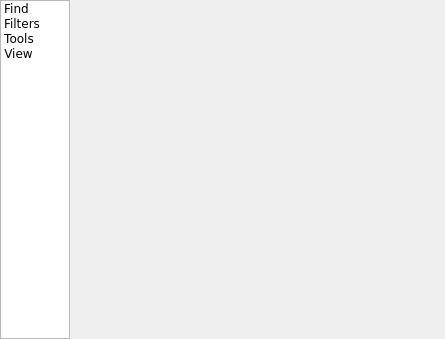
<?xml version="1.0" encoding="UTF-8"?>
<ui version="4.0">
 <class>SettingsGantt</class>
 <widget class="QDockWidget" name="SettingsGantt">
  <property name="geometry">
   <rect>
    <x>0</x>
    <y>0</y>
    <width>398</width>
    <height>339</height>
   </rect>
  </property>
  <property name="font">
   <font>
    <family>Verdana</family>
   </font>
  </property>
  <property name="floating">
   <bool>true</bool>
  </property>
  <property name="features">
   <set>QDockWidget::AllDockWidgetFeatures</set>
  </property>
  <property name="allowedAreas">
   <set>Qt::NoDockWidgetArea</set>
  </property>
  <property name="windowTitle">
   <string>Gantt Settings</string>
  </property>
  <widget class="QWidget" name="dockWidgetContents">
   <layout class="QVBoxLayout" name="verticalLayout">
    <property name="spacing">
     <number>0</number>
    </property>
    <property name="margin">
     <number>0</number>
    </property>
    <item>
     <layout class="QHBoxLayout" name="hL">
      <property name="topMargin">
       <number>0</number>
      </property>
      <item>
       <widget class="QListWidget" name="iconWidget">
        <property name="maximumSize">
         <size>
          <width>16777215</width>
          <height>16777215</height>
         </size>
        </property>
        <property name="font">
         <font>
          <family>Verdana</family>
         </font>
        </property>
        <property name="frameShadow">
         <enum>QFrame::Plain</enum>
        </property>
        <property name="lineWidth">
         <number>0</number>
        </property>
        <property name="verticalScrollBarPolicy">
         <enum>Qt::ScrollBarAlwaysOff</enum>
        </property>
        <property name="horizontalScrollBarPolicy">
         <enum>Qt::ScrollBarAlwaysOff</enum>
        </property>
        <property name="iconSize">
         <size>
          <width>48</width>
          <height>48</height>
         </size>
        </property>
        <property name="flow">
         <enum>QListView::TopToBottom</enum>
        </property>
        <property name="isWrapping" stdset="0">
         <bool>true</bool>
        </property>
        <property name="resizeMode">
         <enum>QListView::Adjust</enum>
        </property>
        <property name="viewMode">
         <enum>QListView::IconMode</enum>
        </property>
        <item>
         <property name="text">
          <string>Find</string>
         </property>
         <property name="icon">
          <iconset>
           <normaloff>:/images/find.ico</normaloff>:/images/find.ico</iconset>
         </property>
        </item>
        <item>
         <property name="text">
          <string>Filters</string>
         </property>
         <property name="icon">
          <iconset>
           <normaloff>:/images/filter.ico</normaloff>:/images/filter.ico</iconset>
         </property>
        </item>
        <item>
         <property name="text">
          <string>Tools</string>
         </property>
         <property name="icon">
          <iconset>
           <normaloff>:/images/tools.ico</normaloff>:/images/tools.ico</iconset>
         </property>
        </item>
        <item>
         <property name="text">
          <string>View</string>
         </property>
         <property name="icon">
          <iconset>
           <normaloff>:/images/view.ico</normaloff>:/images/view.ico</iconset>
         </property>
        </item>
       </widget>
      </item>
      <item>
       <widget class="QStackedWidget" name="stackedWidget">
        <property name="font">
         <font>
          <family>Verdana</family>
         </font>
        </property>
        <widget class="QWidget" name="findPage"/>
        <widget class="QWidget" name="filtersPage">
         <layout class="QGridLayout" name="gridLayout">
          <item row="0" column="0">
           <widget class="logs::FilterMgr" name="widget" native="true"/>
          </item>
         </layout>
        </widget>
        <widget class="QWidget" name="toolsPage">
         <layout class="QVBoxLayout" name="verticalLayout_2">
          <item>
           <widget class="QPushButton" name="clearGanttViewDataButton">
            <property name="font">
             <font>
              <family>Verdana</family>
             </font>
            </property>
            <property name="text">
             <string>Clear Graph Data</string>
            </property>
           </widget>
          </item>
          <item>
           <layout class="QGridLayout" name="gL">
            <property name="margin">
             <number>6</number>
            </property>
            <item row="1" column="0">
             <spacer name="horizontalSpacer">
              <property name="font">
               <font>
                <family>Verdana</family>
               </font>
              </property>
              <property name="orientation">
               <enum>Qt::Horizontal</enum>
              </property>
              <property name="sizeHint" stdset="0">
               <size>
                <width>40</width>
                <height>20</height>
               </size>
              </property>
             </spacer>
            </item>
            <item row="0" column="3">
             <widget class="QPushButton" name="saveButton">
              <property name="font">
               <font>
                <family>Verdana</family>
                <pointsize>7</pointsize>
               </font>
              </property>
              <property name="toolTip">
               <string>&lt;html&gt;&lt;head/&gt;&lt;body&gt;&lt;p&gt;Saves ONLY settings of THIS gantt. Does not save widget screen position, this information is stored in Preset.&lt;/p&gt;&lt;/body&gt;&lt;/html&gt;</string>
              </property>
              <property name="text">
               <string>Save</string>
              </property>
             </widget>
            </item>
            <item row="0" column="0">
             <widget class="QPushButton" name="applyButton">
              <property name="font">
               <font>
                <family>Verdana</family>
                <pointsize>7</pointsize>
               </font>
              </property>
              <property name="text">
               <string>Apply</string>
              </property>
             </widget>
            </item>
            <item row="0" column="1">
             <widget class="QCheckBox" name="globalShowCheckBox">
              <property name="font">
               <font>
                <family>Verdana</family>
                <pointsize>7</pointsize>
               </font>
              </property>
              <property name="text">
               <string>show</string>
              </property>
             </widget>
            </item>
            <item row="0" column="2">
             <spacer name="hS">
              <property name="font">
               <font>
                <family>Verdana</family>
               </font>
              </property>
              <property name="orientation">
               <enum>Qt::Horizontal</enum>
              </property>
              <property name="sizeHint" stdset="0">
               <size>
                <width>40</width>
                <height>20</height>
               </size>
              </property>
             </spacer>
            </item>
            <item row="1" column="3">
             <widget class="QPushButton" name="clearAllButton">
              <property name="font">
               <font>
                <family>Verdana</family>
                <pointsize>7</pointsize>
               </font>
              </property>
              <property name="text">
               <string>ClearAllData</string>
              </property>
             </widget>
            </item>
           </layout>
          </item>
          <item>
           <layout class="QGridLayout" name="gL_3">
            <property name="horizontalSpacing">
             <number>0</number>
            </property>
            <property name="verticalSpacing">
             <number>1</number>
            </property>
            <item row="10" column="0">
             <widget class="QLabel" name="label_6">
              <property name="font">
               <font>
                <family>Verdana</family>
               </font>
              </property>
              <property name="text">
               <string>Font</string>
              </property>
             </widget>
            </item>
            <item row="5" column="1">
             <layout class="QHBoxLayout" name="horizontalLayout">
              <item>
               <widget class="QSpinBox" name="frameSpinBox">
                <property name="font">
                 <font>
                  <family>Verdana</family>
                 </font>
                </property>
               </widget>
              </item>
              <item>
               <widget class="QPushButton" name="prevFrameButton">
                <property name="minimumSize">
                 <size>
                  <width>32</width>
                  <height>0</height>
                 </size>
                </property>
                <property name="maximumSize">
                 <size>
                  <width>32</width>
                  <height>16777215</height>
                 </size>
                </property>
                <property name="font">
                 <font>
                  <family>Verdana</family>
                 </font>
                </property>
                <property name="text">
                 <string>&lt;|=</string>
                </property>
               </widget>
              </item>
              <item>
               <widget class="QPushButton" name="nextFrameButton">
                <property name="maximumSize">
                 <size>
                  <width>32</width>
                  <height>16777215</height>
                 </size>
                </property>
                <property name="font">
                 <font>
                  <family>Verdana</family>
                 </font>
                </property>
                <property name="text">
                 <string>=|&gt;</string>
                </property>
               </widget>
              </item>
             </layout>
            </item>
            <item row="2" column="1">
             <layout class="QHBoxLayout" name="horizontalLayout_2">
              <item>
               <widget class="QPushButton" name="fitSelectionButton">
                <property name="maximumSize">
                 <size>
                  <width>56</width>
                  <height>16777215</height>
                 </size>
                </property>
                <property name="font">
                 <font>
                  <family>Verdana</family>
                 </font>
                </property>
                <property name="text">
                 <string>Selection</string>
                </property>
               </widget>
              </item>
              <item>
               <widget class="QPushButton" name="fitFrameButton">
                <property name="maximumSize">
                 <size>
                  <width>48</width>
                  <height>16777215</height>
                 </size>
                </property>
                <property name="font">
                 <font>
                  <family>Verdana</family>
                 </font>
                </property>
                <property name="text">
                 <string>Frame</string>
                </property>
               </widget>
              </item>
              <item>
               <widget class="QPushButton" name="fitAllButton">
                <property name="maximumSize">
                 <size>
                  <width>48</width>
                  <height>16777215</height>
                 </size>
                </property>
                <property name="font">
                 <font>
                  <family>Verdana</family>
                 </font>
                </property>
                <property name="text">
                 <string>All</string>
                </property>
               </widget>
              </item>
             </layout>
            </item>
            <item row="9" column="0">
             <widget class="QLabel" name="label_3">
              <property name="font">
               <font>
                <family>Verdana</family>
                <pointsize>7</pointsize>
               </font>
              </property>
              <property name="text">
               <string>Scale</string>
              </property>
             </widget>
            </item>
            <item row="10" column="1">
             <widget class="QFontComboBox" name="fontComboBox">
              <property name="font">
               <font>
                <family>Verdana</family>
                <pointsize>8</pointsize>
               </font>
              </property>
             </widget>
            </item>
            <item row="2" column="0">
             <widget class="QLabel" name="label_8">
              <property name="font">
               <font>
                <family>Verdana</family>
               </font>
              </property>
              <property name="text">
               <string>Fit In View</string>
              </property>
             </widget>
            </item>
            <item row="5" column="0">
             <widget class="QLabel" name="label_9">
              <property name="font">
               <font>
                <family>Verdana</family>
               </font>
              </property>
              <property name="text">
               <string>Frame</string>
              </property>
             </widget>
            </item>
            <item row="8" column="1">
             <widget class="QComboBox" name="timeUnitsComboBox">
              <property name="font">
               <font>
                <family>Verdana</family>
                <pointsize>8</pointsize>
               </font>
              </property>
              <property name="currentIndex">
               <number>1</number>
              </property>
              <item>
               <property name="text">
                <string>us</string>
               </property>
              </item>
              <item>
               <property name="text">
                <string>ms</string>
               </property>
              </item>
              <item>
               <property name="text">
                <string>s</string>
               </property>
              </item>
              <item>
               <property name="text">
                <string>min</string>
               </property>
              </item>
             </widget>
            </item>
            <item row="12" column="1">
             <widget class="QCheckBox" name="autoColorCheckBox">
              <property name="font">
               <font>
                <family>Verdana</family>
               </font>
              </property>
              <property name="text">
               <string/>
              </property>
             </widget>
            </item>
            <item row="12" column="0">
             <widget class="QLabel" name="label_4">
              <property name="font">
               <font>
                <family>Verdana</family>
                <pointsize>7</pointsize>
               </font>
              </property>
              <property name="text">
               <string>Tag auto coloring</string>
              </property>
             </widget>
            </item>
            <item row="6" column="0">
             <widget class="QLabel" name="label_5">
              <property name="font">
               <font>
                <family>Verdana</family>
                <pointsize>7</pointsize>
               </font>
              </property>
              <property name="text">
               <string>Show graph</string>
              </property>
             </widget>
            </item>
            <item row="17" column="0">
             <widget class="QLabel" name="label_2">
              <property name="font">
               <font>
                <family>Verdana</family>
                <pointsize>7</pointsize>
               </font>
              </property>
              <property name="text">
               <string>Sync Group</string>
              </property>
             </widget>
            </item>
            <item row="17" column="1">
             <widget class="QSpinBox" name="syncGroupSpinBox">
              <property name="font">
               <font>
                <family>Verdana</family>
                <pointsize>7</pointsize>
               </font>
              </property>
             </widget>
            </item>
            <item row="8" column="0">
             <widget class="QLabel" name="label">
              <property name="font">
               <font>
                <family>Verdana</family>
                <pointsize>7</pointsize>
               </font>
              </property>
              <property name="text">
               <string>Time Units</string>
              </property>
             </widget>
            </item>
            <item row="9" column="1">
             <widget class="QDoubleSpinBox" name="scaleDoubleSpinBox">
              <property name="font">
               <font>
                <family>Verdana</family>
               </font>
              </property>
             </widget>
            </item>
            <item row="10" column="2">
             <widget class="QSpinBox" name="fontSizeSpinBox">
              <property name="font">
               <font>
                <family>Verdana</family>
                <pointsize>7</pointsize>
               </font>
              </property>
              <property name="value">
               <number>10</number>
              </property>
             </widget>
            </item>
            <item row="6" column="1">
             <widget class="QCheckBox" name="showGanttViewCheckBox">
              <property name="font">
               <font>
                <family>Verdana</family>
               </font>
              </property>
              <property name="text">
               <string/>
              </property>
             </widget>
            </item>
            <item row="7" column="0">
             <widget class="QLabel" name="label_7">
              <property name="font">
               <font>
                <family>Verdana</family>
               </font>
              </property>
              <property name="text">
               <string>Y axis scaling</string>
              </property>
             </widget>
            </item>
            <item row="7" column="1">
             <widget class="QCheckBox" name="yScalingCheckBox">
              <property name="font">
               <font>
                <family>Verdana</family>
               </font>
              </property>
              <property name="text">
               <string/>
              </property>
             </widget>
            </item>
            <item row="0" column="1">
             <widget class="QComboBox" name="ganttViewComboBox">
              <property name="minimumSize">
               <size>
                <width>128</width>
                <height>0</height>
               </size>
              </property>
              <property name="font">
               <font>
                <family>Verdana</family>
               </font>
              </property>
             </widget>
            </item>
            <item row="0" column="0">
             <widget class="QLabel" name="l0">
              <property name="font">
               <font>
                <family>Verdana</family>
               </font>
              </property>
              <property name="text">
               <string>Graph:</string>
              </property>
             </widget>
            </item>
           </layout>
          </item>
         </layout>
        </widget>
        <widget class="QWidget" name="viewPage"/>
       </widget>
      </item>
     </layout>
    </item>
   </layout>
  </widget>
 </widget>
 <customwidgets>
  <customwidget>
   <class>logs::FilterMgr</class>
   <extends>QWidget</extends>
   <header location="global">widgets/logs/filters/filtermgr.h</header>
   <container>1</container>
  </customwidget>
 </customwidgets>
 <resources/>
 <connections>
  <connection>
   <sender>iconWidget</sender>
   <signal>currentRowChanged(int)</signal>
   <receiver>stackedWidget</receiver>
   <slot>setCurrentIndex(int)</slot>
   <hints>
    <hint type="sourcelabel">
     <x>32</x>
     <y>179</y>
    </hint>
    <hint type="destinationlabel">
     <x>303</x>
     <y>179</y>
    </hint>
   </hints>
  </connection>
 </connections>
</ui>
